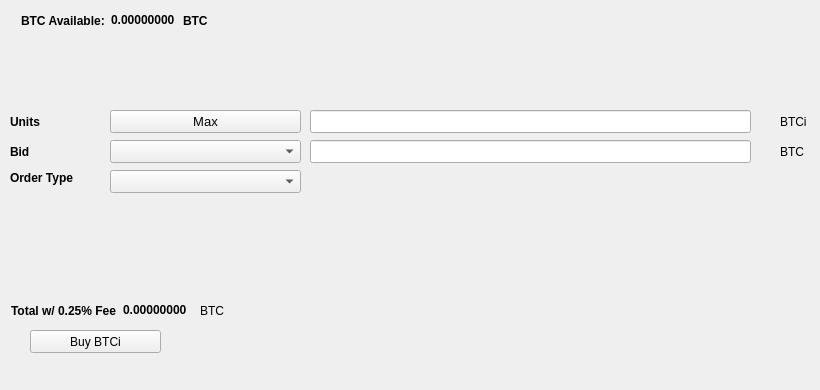
   <widget class="QWidget" name="BuyTab">
    <attribute name="title">
     <string>Buy</string>
    </attribute>
    <widget class="QPushButton" name="BuyBTCi">
     <property name="geometry">
      <rect>
       <x>30</x>
       <y>330</y>
       <width>131</width>
       <height>23</height>
      </rect>
     </property>
     <property name="text">
      <string>Buy BTCi</string>
     </property>
     <property name="icon">
      <iconset resource="../btci.qrc">
       <normaloff>:/icons/bitcoin</normaloff>:/icons/bitcoin</iconset>
     </property>
    </widget>
    <widget class="QLabel" name="label_3">
     <property name="geometry">
      <rect>
       <x>10</x>
       <y>110</y>
       <width>46</width>
       <height>23</height>
      </rect>
     </property>
     <property name="font">
      <font>
       <weight>75</weight>
       <bold>true</bold>
      </font>
     </property>
     <property name="text">
      <string>Units</string>
     </property>
    </widget>
    <widget class="QLineEdit" name="UnitsInput">
     <property name="geometry">
      <rect>
       <x>310</x>
       <y>110</y>
       <width>441</width>
       <height>23</height>
      </rect>
     </property>
     <property name="font">
      <font>
       <pointsize>9</pointsize>
       <weight>75</weight>
       <bold>true</bold>
      </font>
     </property>
    </widget>
    <widget class="QLineEdit" name="BuyBidPriceEdit">
     <property name="geometry">
      <rect>
       <x>310</x>
       <y>140</y>
       <width>441</width>
       <height>23</height>
      </rect>
     </property>
     <property name="font">
      <font>
       <pointsize>9</pointsize>
       <weight>75</weight>
       <bold>true</bold>
      </font>
     </property>
    </widget>
    <widget class="QLabel" name="label_4">
     <property name="geometry">
      <rect>
       <x>780</x>
       <y>110</y>
       <width>31</width>
       <height>23</height>
      </rect>
     </property>
     <property name="text">
      <string>BTCi</string>
     </property>
    </widget>
    <widget class="QLabel" name="label_5">
     <property name="geometry">
      <rect>
       <x>780</x>
       <y>140</y>
       <width>31</width>
       <height>23</height>
      </rect>
     </property>
     <property name="text">
      <string>BTC</string>
     </property>
    </widget>
    <widget class="QLabel" name="label_6">
     <property name="geometry">
      <rect>
       <x>10</x>
       <y>140</y>
       <width>46</width>
       <height>23</height>
      </rect>
     </property>
     <property name="font">
      <font>
       <weight>75</weight>
       <bold>true</bold>
      </font>
     </property>
     <property name="text">
      <string>Bid</string>
     </property>
    </widget>
    <widget class="QLabel" name="label_7">
     <property name="geometry">
      <rect>
       <x>10</x>
       <y>170</y>
       <width>91</width>
       <height>16</height>
      </rect>
     </property>
     <property name="font">
      <font>
       <weight>75</weight>
       <bold>true</bold>
      </font>
     </property>
     <property name="text">
      <string>Order Type</string>
     </property>
    </widget>
    <widget class="QPushButton" name="Buy_Max_Amount">
     <property name="geometry">
      <rect>
       <x>110</x>
       <y>110</y>
       <width>191</width>
       <height>23</height>
      </rect>
     </property>
     <property name="font">
      <font>
       <pointsize>10</pointsize>
      </font>
     </property>
     <property name="text">
      <string>Max</string>
     </property>
    </widget>
    <widget class="QComboBox" name="BuyBidcomboBox">
     <property name="geometry">
      <rect>
       <x>110</x>
       <y>140</y>
       <width>191</width>
       <height>23</height>
      </rect>
     </property>
     <property name="font">
      <font>
       <pointsize>10</pointsize>
      </font>
     </property>
    </widget>
    <widget class="QComboBox" name="buyOrdertypeCombo">
     <property name="geometry">
      <rect>
       <x>110</x>
       <y>170</y>
       <width>191</width>
       <height>23</height>
      </rect>
     </property>
     <property name="font">
      <font>
       <pointsize>10</pointsize>
      </font>
     </property>
    </widget>
    <widget class="QWidget" name="layoutWidget1">
     <property name="geometry">
      <rect>
       <x>21</x>
       <y>11</y>
       <width>227</width>
       <height>19</height>
      </rect>
     </property>
     <layout class="QHBoxLayout" name="horizontalLayout_3">
      <item>
       <widget class="QLabel" name="label232">
        <property name="font">
         <font>
          <weight>75</weight>
          <bold>true</bold>
         </font>
        </property>
        <property name="text">
         <string>BTC Available:</string>
        </property>
       </widget>
      </item>
      <item>
       <widget class="QLabel" name="BtcAvailableLbl">
        <property name="palette">
         <palette>
          <active>
           <colorrole role="WindowText">
            <brush brushstyle="SolidPattern">
             <color alpha="255">
              <red>0</red>
              <green>0</green>
              <blue>0</blue>
             </color>
            </brush>
           </colorrole>
           <colorrole role="Button">
            <brush brushstyle="SolidPattern">
             <color alpha="255">
              <red>0</red>
              <green>170</green>
              <blue>0</blue>
             </color>
            </brush>
           </colorrole>
           <colorrole role="Light">
            <brush brushstyle="SolidPattern">
             <color alpha="255">
              <red>0</red>
              <green>255</green>
              <blue>0</blue>
             </color>
            </brush>
           </colorrole>
           <colorrole role="Midlight">
            <brush brushstyle="SolidPattern">
             <color alpha="255">
              <red>0</red>
              <green>212</green>
              <blue>0</blue>
             </color>
            </brush>
           </colorrole>
           <colorrole role="Dark">
            <brush brushstyle="SolidPattern">
             <color alpha="255">
              <red>0</red>
              <green>85</green>
              <blue>0</blue>
             </color>
            </brush>
           </colorrole>
           <colorrole role="Mid">
            <brush brushstyle="SolidPattern">
             <color alpha="255">
              <red>0</red>
              <green>113</green>
              <blue>0</blue>
             </color>
            </brush>
           </colorrole>
           <colorrole role="Text">
            <brush brushstyle="SolidPattern">
             <color alpha="255">
              <red>0</red>
              <green>170</green>
              <blue>0</blue>
             </color>
            </brush>
           </colorrole>
           <colorrole role="BrightText">
            <brush brushstyle="SolidPattern">
             <color alpha="255">
              <red>255</red>
              <green>255</green>
              <blue>255</blue>
             </color>
            </brush>
           </colorrole>
           <colorrole role="ButtonText">
            <brush brushstyle="SolidPattern">
             <color alpha="255">
              <red>0</red>
              <green>0</green>
              <blue>0</blue>
             </color>
            </brush>
           </colorrole>
           <colorrole role="Base">
            <brush brushstyle="SolidPattern">
             <color alpha="255">
              <red>255</red>
              <green>255</green>
              <blue>255</blue>
             </color>
            </brush>
           </colorrole>
           <colorrole role="Window">
            <brush brushstyle="SolidPattern">
             <color alpha="255">
              <red>0</red>
              <green>170</green>
              <blue>0</blue>
             </color>
            </brush>
           </colorrole>
           <colorrole role="Shadow">
            <brush brushstyle="SolidPattern">
             <color alpha="255">
              <red>0</red>
              <green>0</green>
              <blue>0</blue>
             </color>
            </brush>
           </colorrole>
           <colorrole role="AlternateBase">
            <brush brushstyle="SolidPattern">
             <color alpha="255">
              <red>127</red>
              <green>212</green>
              <blue>127</blue>
             </color>
            </brush>
           </colorrole>
           <colorrole role="ToolTipBase">
            <brush brushstyle="SolidPattern">
             <color alpha="255">
              <red>255</red>
              <green>255</green>
              <blue>220</blue>
             </color>
            </brush>
           </colorrole>
           <colorrole role="ToolTipText">
            <brush brushstyle="SolidPattern">
             <color alpha="255">
              <red>0</red>
              <green>0</green>
              <blue>0</blue>
             </color>
            </brush>
           </colorrole>
          </active>
          <inactive>
           <colorrole role="WindowText">
            <brush brushstyle="SolidPattern">
             <color alpha="255">
              <red>0</red>
              <green>0</green>
              <blue>0</blue>
             </color>
            </brush>
           </colorrole>
           <colorrole role="Button">
            <brush brushstyle="SolidPattern">
             <color alpha="255">
              <red>0</red>
              <green>170</green>
              <blue>0</blue>
             </color>
            </brush>
           </colorrole>
           <colorrole role="Light">
            <brush brushstyle="SolidPattern">
             <color alpha="255">
              <red>0</red>
              <green>255</green>
              <blue>0</blue>
             </color>
            </brush>
           </colorrole>
           <colorrole role="Midlight">
            <brush brushstyle="SolidPattern">
             <color alpha="255">
              <red>0</red>
              <green>212</green>
              <blue>0</blue>
             </color>
            </brush>
           </colorrole>
           <colorrole role="Dark">
            <brush brushstyle="SolidPattern">
             <color alpha="255">
              <red>0</red>
              <green>85</green>
              <blue>0</blue>
             </color>
            </brush>
           </colorrole>
           <colorrole role="Mid">
            <brush brushstyle="SolidPattern">
             <color alpha="255">
              <red>0</red>
              <green>113</green>
              <blue>0</blue>
             </color>
            </brush>
           </colorrole>
           <colorrole role="Text">
            <brush brushstyle="SolidPattern">
             <color alpha="255">
              <red>0</red>
              <green>170</green>
              <blue>0</blue>
             </color>
            </brush>
           </colorrole>
           <colorrole role="BrightText">
            <brush brushstyle="SolidPattern">
             <color alpha="255">
              <red>255</red>
              <green>255</green>
              <blue>255</blue>
             </color>
            </brush>
           </colorrole>
           <colorrole role="ButtonText">
            <brush brushstyle="SolidPattern">
             <color alpha="255">
              <red>0</red>
              <green>0</green>
              <blue>0</blue>
             </color>
            </brush>
           </colorrole>
           <colorrole role="Base">
            <brush brushstyle="SolidPattern">
             <color alpha="255">
              <red>255</red>
              <green>255</green>
              <blue>255</blue>
             </color>
            </brush>
           </colorrole>
           <colorrole role="Window">
            <brush brushstyle="SolidPattern">
             <color alpha="255">
              <red>0</red>
              <green>170</green>
              <blue>0</blue>
             </color>
            </brush>
           </colorrole>
           <colorrole role="Shadow">
            <brush brushstyle="SolidPattern">
             <color alpha="255">
              <red>0</red>
              <green>0</green>
              <blue>0</blue>
             </color>
            </brush>
           </colorrole>
           <colorrole role="AlternateBase">
            <brush brushstyle="SolidPattern">
             <color alpha="255">
              <red>127</red>
              <green>212</green>
              <blue>127</blue>
             </color>
            </brush>
           </colorrole>
           <colorrole role="ToolTipBase">
            <brush brushstyle="SolidPattern">
             <color alpha="255">
              <red>255</red>
              <green>255</green>
              <blue>220</blue>
             </color>
            </brush>
           </colorrole>
           <colorrole role="ToolTipText">
            <brush brushstyle="SolidPattern">
             <color alpha="255">
              <red>0</red>
              <green>0</green>
              <blue>0</blue>
             </color>
            </brush>
           </colorrole>
          </inactive>
          <disabled>
           <colorrole role="WindowText">
            <brush brushstyle="SolidPattern">
             <color alpha="255">
              <red>0</red>
              <green>85</green>
              <blue>0</blue>
             </color>
            </brush>
           </colorrole>
           <colorrole role="Button">
            <brush brushstyle="SolidPattern">
             <color alpha="255">
              <red>0</red>
              <green>170</green>
              <blue>0</blue>
             </color>
            </brush>
           </colorrole>
           <colorrole role="Light">
            <brush brushstyle="SolidPattern">
             <color alpha="255">
              <red>0</red>
              <green>255</green>
              <blue>0</blue>
             </color>
            </brush>
           </colorrole>
           <colorrole role="Midlight">
            <brush brushstyle="SolidPattern">
             <color alpha="255">
              <red>0</red>
              <green>212</green>
              <blue>0</blue>
             </color>
            </brush>
           </colorrole>
           <colorrole role="Dark">
            <brush brushstyle="SolidPattern">
             <color alpha="255">
              <red>0</red>
              <green>85</green>
              <blue>0</blue>
             </color>
            </brush>
           </colorrole>
           <colorrole role="Mid">
            <brush brushstyle="SolidPattern">
             <color alpha="255">
              <red>0</red>
              <green>113</green>
              <blue>0</blue>
             </color>
            </brush>
           </colorrole>
           <colorrole role="Text">
            <brush brushstyle="SolidPattern">
             <color alpha="255">
              <red>0</red>
              <green>85</green>
              <blue>0</blue>
             </color>
            </brush>
           </colorrole>
           <colorrole role="BrightText">
            <brush brushstyle="SolidPattern">
             <color alpha="255">
              <red>255</red>
              <green>255</green>
              <blue>255</blue>
             </color>
            </brush>
           </colorrole>
           <colorrole role="ButtonText">
            <brush brushstyle="SolidPattern">
             <color alpha="255">
              <red>0</red>
              <green>85</green>
              <blue>0</blue>
             </color>
            </brush>
           </colorrole>
           <colorrole role="Base">
            <brush brushstyle="SolidPattern">
             <color alpha="255">
              <red>0</red>
              <green>170</green>
              <blue>0</blue>
             </color>
            </brush>
           </colorrole>
           <colorrole role="Window">
            <brush brushstyle="SolidPattern">
             <color alpha="255">
              <red>0</red>
              <green>170</green>
              <blue>0</blue>
             </color>
            </brush>
           </colorrole>
           <colorrole role="Shadow">
            <brush brushstyle="SolidPattern">
             <color alpha="255">
              <red>0</red>
              <green>0</green>
              <blue>0</blue>
             </color>
            </brush>
           </colorrole>
           <colorrole role="AlternateBase">
            <brush brushstyle="SolidPattern">
             <color alpha="255">
              <red>0</red>
              <green>170</green>
              <blue>0</blue>
             </color>
            </brush>
           </colorrole>
           <colorrole role="ToolTipBase">
            <brush brushstyle="SolidPattern">
             <color alpha="255">
              <red>255</red>
              <green>255</green>
              <blue>220</blue>
             </color>
            </brush>
           </colorrole>
           <colorrole role="ToolTipText">
            <brush brushstyle="SolidPattern">
             <color alpha="255">
              <red>0</red>
              <green>0</green>
              <blue>0</blue>
             </color>
            </brush>
           </colorrole>
          </disabled>
         </palette>
        </property>
        <property name="font">
         <font>
          <weight>75</weight>
          <bold>true</bold>
         </font>
        </property>
        <property name="text">
         <string>0.00000000</string>
        </property>
        <property name="textInteractionFlags">
         <set>Qt::LinksAccessibleByMouse|Qt::TextSelectableByKeyboard|Qt::TextSelectableByMouse</set>
        </property>
       </widget>
      </item>
      <item>
       <widget class="QLabel" name="BtcAvailableLbl_2">
        <property name="font">
         <font>
          <weight>75</weight>
          <bold>true</bold>
         </font>
        </property>
        <property name="text">
         <string>BTC</string>
        </property>
       </widget>
      </item>
     </layout>
    </widget>
    <widget class="QWidget" name="layoutWidge2">
     <property name="geometry">
      <rect>
       <x>11</x>
       <y>301</y>
       <width>259</width>
       <height>19</height>
      </rect>
     </property>
     <layout class="QHBoxLayout" name="horizontalLayout_4">
      <item>
       <widget class="QLabel" name="label_9">
        <property name="font">
         <font>
          <weight>75</weight>
          <bold>true</bold>
         </font>
        </property>
        <property name="text">
         <string>Total w/ 0.25% Fee</string>
        </property>
       </widget>
      </item>
      <item>
       <widget class="QLabel" name="BuyCostLabel">
        <property name="palette">
         <palette>
          <active>
           <colorrole role="WindowText">
            <brush brushstyle="SolidPattern">
             <color alpha="255">
              <red>0</red>
              <green>0</green>
              <blue>0</blue>
             </color>
            </brush>
           </colorrole>
           <colorrole role="Button">
            <brush brushstyle="SolidPattern">
             <color alpha="255">
              <red>0</red>
              <green>170</green>
              <blue>0</blue>
             </color>
            </brush>
           </colorrole>
           <colorrole role="Light">
            <brush brushstyle="SolidPattern">
             <color alpha="255">
              <red>0</red>
              <green>255</green>
              <blue>0</blue>
             </color>
            </brush>
           </colorrole>
           <colorrole role="Midlight">
            <brush brushstyle="SolidPattern">
             <color alpha="255">
              <red>0</red>
              <green>212</green>
              <blue>0</blue>
             </color>
            </brush>
           </colorrole>
           <colorrole role="Dark">
            <brush brushstyle="SolidPattern">
             <color alpha="255">
              <red>0</red>
              <green>85</green>
              <blue>0</blue>
             </color>
            </brush>
           </colorrole>
           <colorrole role="Mid">
            <brush brushstyle="SolidPattern">
             <color alpha="255">
              <red>0</red>
              <green>113</green>
              <blue>0</blue>
             </color>
            </brush>
           </colorrole>
           <colorrole role="Text">
            <brush brushstyle="SolidPattern">
             <color alpha="255">
              <red>0</red>
              <green>170</green>
              <blue>0</blue>
             </color>
            </brush>
           </colorrole>
           <colorrole role="BrightText">
            <brush brushstyle="SolidPattern">
             <color alpha="255">
              <red>255</red>
              <green>255</green>
              <blue>255</blue>
             </color>
            </brush>
           </colorrole>
           <colorrole role="ButtonText">
            <brush brushstyle="SolidPattern">
             <color alpha="255">
              <red>0</red>
              <green>0</green>
              <blue>0</blue>
             </color>
            </brush>
           </colorrole>
           <colorrole role="Base">
            <brush brushstyle="SolidPattern">
             <color alpha="255">
              <red>255</red>
              <green>255</green>
              <blue>255</blue>
             </color>
            </brush>
           </colorrole>
           <colorrole role="Window">
            <brush brushstyle="SolidPattern">
             <color alpha="255">
              <red>0</red>
              <green>170</green>
              <blue>0</blue>
             </color>
            </brush>
           </colorrole>
           <colorrole role="Shadow">
            <brush brushstyle="SolidPattern">
             <color alpha="255">
              <red>0</red>
              <green>0</green>
              <blue>0</blue>
             </color>
            </brush>
           </colorrole>
           <colorrole role="AlternateBase">
            <brush brushstyle="SolidPattern">
             <color alpha="255">
              <red>127</red>
              <green>212</green>
              <blue>127</blue>
             </color>
            </brush>
           </colorrole>
           <colorrole role="ToolTipBase">
            <brush brushstyle="SolidPattern">
             <color alpha="255">
              <red>255</red>
              <green>255</green>
              <blue>220</blue>
             </color>
            </brush>
           </colorrole>
           <colorrole role="ToolTipText">
            <brush brushstyle="SolidPattern">
             <color alpha="255">
              <red>0</red>
              <green>0</green>
              <blue>0</blue>
             </color>
            </brush>
           </colorrole>
          </active>
          <inactive>
           <colorrole role="WindowText">
            <brush brushstyle="SolidPattern">
             <color alpha="255">
              <red>0</red>
              <green>0</green>
              <blue>0</blue>
             </color>
            </brush>
           </colorrole>
           <colorrole role="Button">
            <brush brushstyle="SolidPattern">
             <color alpha="255">
              <red>0</red>
              <green>170</green>
              <blue>0</blue>
             </color>
            </brush>
           </colorrole>
           <colorrole role="Light">
            <brush brushstyle="SolidPattern">
             <color alpha="255">
              <red>0</red>
              <green>255</green>
              <blue>0</blue>
             </color>
            </brush>
           </colorrole>
           <colorrole role="Midlight">
            <brush brushstyle="SolidPattern">
             <color alpha="255">
              <red>0</red>
              <green>212</green>
              <blue>0</blue>
             </color>
            </brush>
           </colorrole>
           <colorrole role="Dark">
            <brush brushstyle="SolidPattern">
             <color alpha="255">
              <red>0</red>
              <green>85</green>
              <blue>0</blue>
             </color>
            </brush>
           </colorrole>
           <colorrole role="Mid">
            <brush brushstyle="SolidPattern">
             <color alpha="255">
              <red>0</red>
              <green>113</green>
              <blue>0</blue>
             </color>
            </brush>
           </colorrole>
           <colorrole role="Text">
            <brush brushstyle="SolidPattern">
             <color alpha="255">
              <red>0</red>
              <green>170</green>
              <blue>0</blue>
             </color>
            </brush>
           </colorrole>
           <colorrole role="BrightText">
            <brush brushstyle="SolidPattern">
             <color alpha="255">
              <red>255</red>
              <green>255</green>
              <blue>255</blue>
             </color>
            </brush>
           </colorrole>
           <colorrole role="ButtonText">
            <brush brushstyle="SolidPattern">
             <color alpha="255">
              <red>0</red>
              <green>0</green>
              <blue>0</blue>
             </color>
            </brush>
           </colorrole>
           <colorrole role="Base">
            <brush brushstyle="SolidPattern">
             <color alpha="255">
              <red>255</red>
              <green>255</green>
              <blue>255</blue>
             </color>
            </brush>
           </colorrole>
           <colorrole role="Window">
            <brush brushstyle="SolidPattern">
             <color alpha="255">
              <red>0</red>
              <green>170</green>
              <blue>0</blue>
             </color>
            </brush>
           </colorrole>
           <colorrole role="Shadow">
            <brush brushstyle="SolidPattern">
             <color alpha="255">
              <red>0</red>
              <green>0</green>
              <blue>0</blue>
             </color>
            </brush>
           </colorrole>
           <colorrole role="AlternateBase">
            <brush brushstyle="SolidPattern">
             <color alpha="255">
              <red>127</red>
              <green>212</green>
              <blue>127</blue>
             </color>
            </brush>
           </colorrole>
           <colorrole role="ToolTipBase">
            <brush brushstyle="SolidPattern">
             <color alpha="255">
              <red>255</red>
              <green>255</green>
              <blue>220</blue>
             </color>
            </brush>
           </colorrole>
           <colorrole role="ToolTipText">
            <brush brushstyle="SolidPattern">
             <color alpha="255">
              <red>0</red>
              <green>0</green>
              <blue>0</blue>
             </color>
            </brush>
           </colorrole>
          </inactive>
          <disabled>
           <colorrole role="WindowText">
            <brush brushstyle="SolidPattern">
             <color alpha="255">
              <red>0</red>
              <green>85</green>
              <blue>0</blue>
             </color>
            </brush>
           </colorrole>
           <colorrole role="Button">
            <brush brushstyle="SolidPattern">
             <color alpha="255">
              <red>0</red>
              <green>170</green>
              <blue>0</blue>
             </color>
            </brush>
           </colorrole>
           <colorrole role="Light">
            <brush brushstyle="SolidPattern">
             <color alpha="255">
              <red>0</red>
              <green>255</green>
              <blue>0</blue>
             </color>
            </brush>
           </colorrole>
           <colorrole role="Midlight">
            <brush brushstyle="SolidPattern">
             <color alpha="255">
              <red>0</red>
              <green>212</green>
              <blue>0</blue>
             </color>
            </brush>
           </colorrole>
           <colorrole role="Dark">
            <brush brushstyle="SolidPattern">
             <color alpha="255">
              <red>0</red>
              <green>85</green>
              <blue>0</blue>
             </color>
            </brush>
           </colorrole>
           <colorrole role="Mid">
            <brush brushstyle="SolidPattern">
             <color alpha="255">
              <red>0</red>
              <green>113</green>
              <blue>0</blue>
             </color>
            </brush>
           </colorrole>
           <colorrole role="Text">
            <brush brushstyle="SolidPattern">
             <color alpha="255">
              <red>0</red>
              <green>85</green>
              <blue>0</blue>
             </color>
            </brush>
           </colorrole>
           <colorrole role="BrightText">
            <brush brushstyle="SolidPattern">
             <color alpha="255">
              <red>255</red>
              <green>255</green>
              <blue>255</blue>
             </color>
            </brush>
           </colorrole>
           <colorrole role="ButtonText">
            <brush brushstyle="SolidPattern">
             <color alpha="255">
              <red>0</red>
              <green>85</green>
              <blue>0</blue>
             </color>
            </brush>
           </colorrole>
           <colorrole role="Base">
            <brush brushstyle="SolidPattern">
             <color alpha="255">
              <red>0</red>
              <green>170</green>
              <blue>0</blue>
             </color>
            </brush>
           </colorrole>
           <colorrole role="Window">
            <brush brushstyle="SolidPattern">
             <color alpha="255">
              <red>0</red>
              <green>170</green>
              <blue>0</blue>
             </color>
            </brush>
           </colorrole>
           <colorrole role="Shadow">
            <brush brushstyle="SolidPattern">
             <color alpha="255">
              <red>0</red>
              <green>0</green>
              <blue>0</blue>
             </color>
            </brush>
           </colorrole>
           <colorrole role="AlternateBase">
            <brush brushstyle="SolidPattern">
             <color alpha="255">
              <red>0</red>
              <green>170</green>
              <blue>0</blue>
             </color>
            </brush>
           </colorrole>
           <colorrole role="ToolTipBase">
            <brush brushstyle="SolidPattern">
             <color alpha="255">
              <red>255</red>
              <green>255</green>
              <blue>220</blue>
             </color>
            </brush>
           </colorrole>
           <colorrole role="ToolTipText">
            <brush brushstyle="SolidPattern">
             <color alpha="255">
              <red>0</red>
              <green>0</green>
              <blue>0</blue>
             </color>
            </brush>
           </colorrole>
          </disabled>
         </palette>
        </property>
        <property name="font">
         <font>
          <weight>75</weight>
          <bold>true</bold>
         </font>
        </property>
        <property name="autoFillBackground">
         <bool>false</bool>
        </property>
        <property name="text">
         <string>0.00000000</string>
        </property>
        <property name="textInteractionFlags">
         <set>Qt::LinksAccessibleByMouse|Qt::TextSelectableByMouse</set>
        </property>
       </widget>
      </item>
      <item>
       <widget class="QLabel" name="label_10">
        <property name="font">
         <font>
          <weight>50</weight>
          <bold>false</bold>
         </font>
        </property>
        <property name="text">
         <string>BTC</string>
        </property>
       </widget>
      </item>
     </layout>
    </widget>
    <widget class="QLabel" name="label_24">
     <property name="geometry">
      <rect>
       <x>460</x>
       <y>300</y>
       <width>281</width>
       <height>81</height>
      </rect>
     </property>
     <property name="text">
      <string/>
     </property>
     <property name="pixmap">
      <pixmap>:/images/bittrex</pixmap>
     </property>
    </widget>
   </widget>
